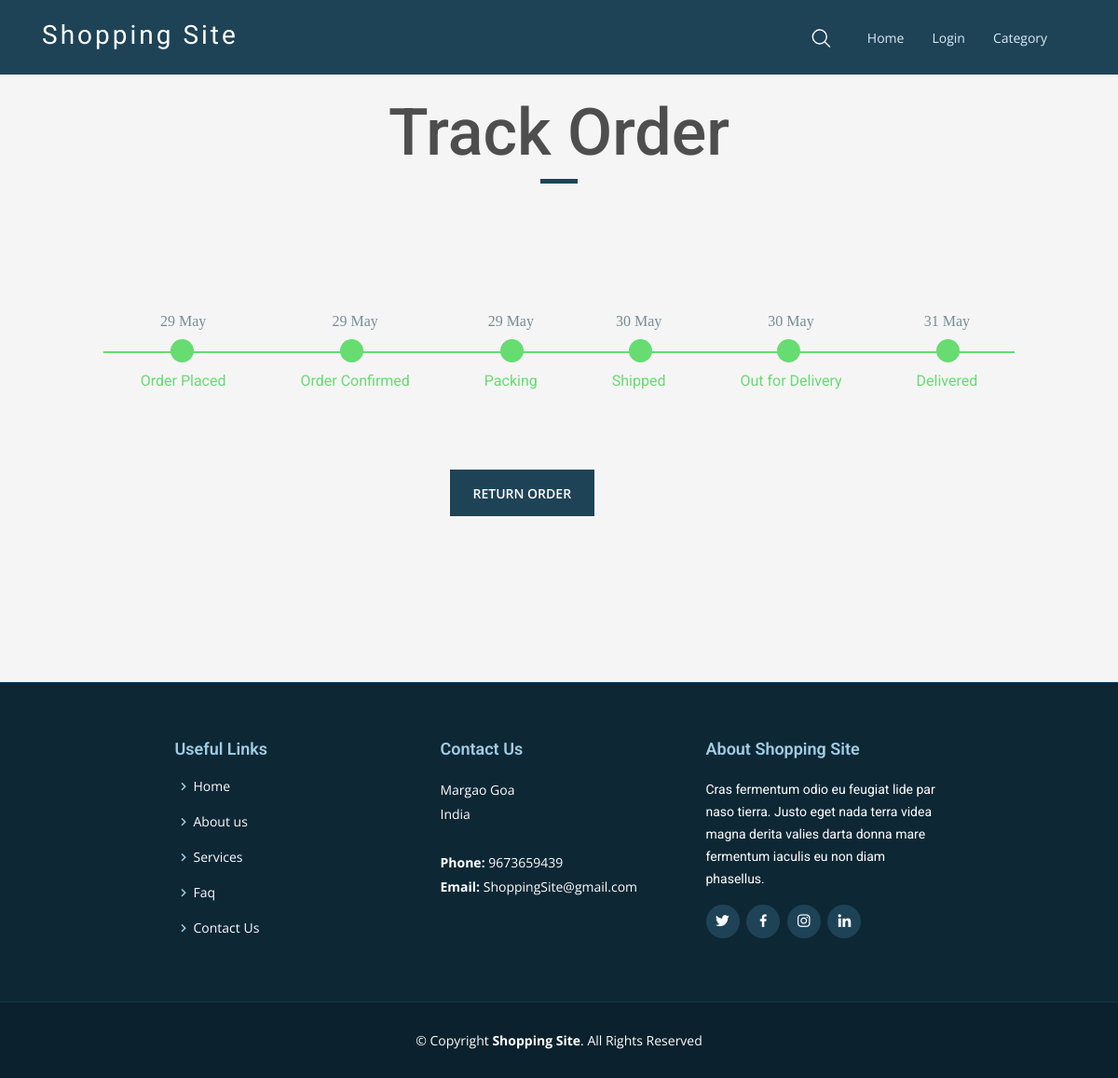
/track_order/6, run on the app's committed database.
### products/models.py (models this page shows, shortened)
class Admin(models.Model):
    ordered_product = models.ForeignKey(Product, on_delete=models.CASCADE, related_name='admin')
    customer = models.ForeignKey(User, on_delete=models.CASCADE)
    status = models.IntegerField(choices=order_status, default=0)
    order_placed_date = models.DateTimeField(default=timezone.now, blank=True, null=True)
    order_confirmed_date = models.DateTimeField(blank=True, null=True)
    packing_date = models.DateTimeField(blank=True, null=True)
    shipped_date = models.DateTimeField(blank=True, null=True)
    out_for_delivery_date = models.DateTimeField(blank=True, null=True)
    delivered_date = models.DateTimeField(default=one_week_hence, blank=True, null=True)
    order_cancelled_date = models.DateTimeField(blank=True, null=True)
    return_request_placed_date = models.DateTimeField(blank=True, null=True)
    return_request_acknowledged_date = models.DateTimeField(blank=True, null=True)
    courier_service_informed_date = models.DateTimeField(blank=True, null=True)
    return_product_verified_date = models.DateTimeField(blank=True, null=True)
    refund_completed_date = models.DateTimeField(blank=True, null=True)
    delivered = models.BooleanField(default=False)

### products/views.py (the view)
# urls.py: path('track_order/<int:order_id>', views.track_order, name='track_order'),
def track_order(request, order_id):
    order = Admin.objects.get(id=order_id)
    delivery_list1 = [0, 1, 2, 3, 4, 5]
    delivery_list = {0: {'Order Placed': order.order_placed_date},
                     1: {'Order Confirmed': order.order_confirmed_date},
                     2: {'Packing': order.packing_date},
                     3: {'Shipped': order.shipped_date},
                     4: {'Out for Delivery': order.out_for_delivery_date},
                     5: {'Delivered': order.delivered_date},
                     }
    cancel_list = [0, 1, 2]
    return_list1 = [7, 8, 9, 10, 11]
    return_list = {7: {'Return Request Placed': order.return_request_placed_date},
                   8: {'Return Request Acknowledged': order.return_request_acknowledged_date},
                   9: {'Courier Service Informed': order.courier_service_informed_date},
                   10: {'Return Product Verified': order.return_product_verified_date},
                   11: {'Refund Completed': order.refund_completed_date}
                   }
    return render(request, 'template/track_order.html', {'order': order,
                                                         'delivery_list1': delivery_list1,
                                                         'delivery_list': delivery_list,
                                                         'cancel_list': cancel_list,
                                                         'return_list1': return_list1,
                                                         'return_list': return_list,
                                                         })

### products/context_processors.py (called while the page is built)
def add_variable_to_context(request):
    if request.user.is_authenticated:
        wishlist_count = Profile.objects.get(user=request.user).wishlist_products.all().count()
        cart_count = Profile.objects.get(user=request.user).cart_products.all().count()
        order_count = Admin.objects.filter(customer=request.user).count()
        notification_count = Notification.objects.filter(user=request.user, close=False).count()
        notification_new_count = Notification.objects.filter(user=request.user, seen=False).count()
        return {
            'order_count': order_count,
            'wishlist_count': wishlist_count,
            'cart_count': cart_count,
            'notification_count': notification_count,
            'notification_new_count': notification_new_count,
        }
    else:
        return {}

### products/templates/template/track_order.html (shortened to what this page needs)
{% extends 'template/base.html' %}
{% load static %}
{% block scripts %}
<link rel="stylesheet" href="{% static 'vendor/style_timeline.css' %}" type="text/css">
{% endblock %}
{% block content %}
<section class="portfolio portfolio-title">
    <div class="container">
        <div class="row">
            <div class="col-sm-12">
                <div class="title-box text-center">
                    <h3 class="title-a">
                        Track order
                    </h3>
                    <div class="line-mf"></div>
                </div>
            </div>
        </div>
    </div>
</section>
<br>
<br>
<br>
{% if order.status in delivery_list1 %}
<div class="container">
    <div class="row">
        <ul class="col-md-12 timeline" style="margin: auto;">
            {% for number, inner_list in delivery_list.items %}
            {% for status, date in inner_list.items %}
            <li class="li {% if number <= order.status %}complete{% endif %}">
                <div class="timestamp">
                    <span class="date">
                        {% if date == null %}
                        ---
                        {% else %}
                        {{ date|date:"j M" }}
                        {% endif %}
                    </span>
                </div>
                <div class="status">
                    <h6> {{ status }} </h6>
                </div>
            </li>
            {% endfor %}
            {% endfor %}
        </ul>
    </div>
</div>
{% endif %}
<br>
<br>
{% if order.status in cancel_list %}
<div class="container">
    <div class="row">
        <div class="col-7 col-md-3" style="margin: auto;">
            <a href="{% url 'admin_status_update' order_id=order.id status=6 %}"
               style="color: white"
               class="proceed-btn">Cancel Order
            </a>
        </div>
    </div>
</div>
{% elif order.status == 5 %}
<div class="container">
    <div class="row">
        <div class="col-7 col-md-3" style="margin: auto;">
            <a href="{% url 'admin_status_update' order_id=order.id status=7 %}"
               style="color: white"
               class="proceed-btn">Return Order
            </a>
        </div>
    </div>
</div>
{% endif %}
<br>
<br>
<br>
<br>
<br>
<br>
<br>
{% endblock %}

### products/static/css/style.css (style rules this page uses)
body { font-family : "Open Sans", sans-serif; color : #4e4e4e; background-color: #f5f5f5; }
a { color : #1e1e1e; text-decoration: none; transition : all 0.5s ease-in-out; }
h1, h2, h3, h4, h5, h6, .font-primary { font-family: "Roboto", sans-serif; }
.portfolio-title { margin-top: 100px; }
.portfolio .title-box { margin-bottom: 4rem; }
.portfolio .title-a { font-size : 70px; font-weight : 500; text-transform: capitalize; }
.portfolio .line-mf { width : 40px; height : 5px; background-color: #1e4356; margin : 0 auto; }
.proceed-btn { font-size : 14px; font-weight : 600; color : #ffffff; background : #1e4356; text-transform: uppercase; padding : 15px 25px 14px 25px; display : inline-flex; text-align : center; margin : 10px; }

### data on the page
Admin: inner_list "29 May" "29 May" "29 May" "30 May" "30 May" "31 May"

### other printed values
{{ status }} "Order Placed" "Order Confirmed" "Packing" "Shipped" "Out for Delivery" "Delivered"
